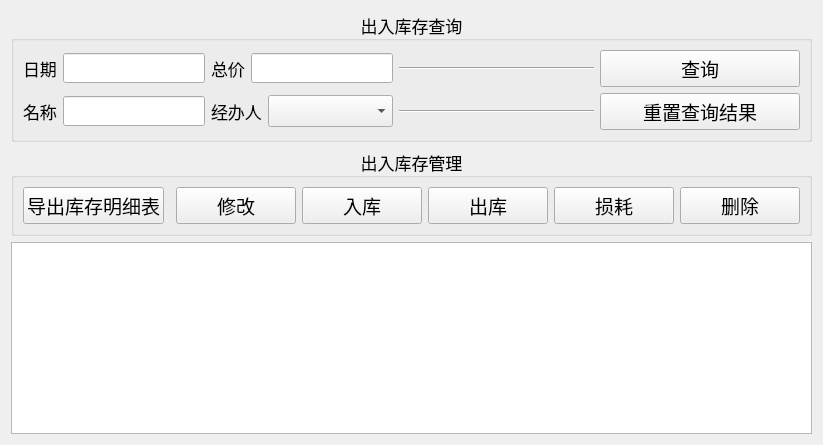
      <widget class="QWidget" name="goods">
       <layout class="QGridLayout" name="gridLayout_6">
        <item row="2" column="0">
         <widget class="QTableView" name="tableView_good">
          <property name="font">
           <font>
            <pointsize>8</pointsize>
           </font>
          </property>
          <property name="layoutDirection">
           <enum>Qt::LeftToRight</enum>
          </property>
          <attribute name="verticalHeaderVisible">
           <bool>false</bool>
          </attribute>
         </widget>
        </item>
        <item row="1" column="0">
         <widget class="QGroupBox" name="groupBox_7">
          <property name="font">
           <font>
            <family>黑体</family>
            <pointsize>13</pointsize>
            <weight>50</weight>
            <bold>false</bold>
           </font>
          </property>
          <property name="title">
           <string>出入库存管理</string>
          </property>
          <property name="alignment">
           <set>Qt::AlignCenter</set>
          </property>
          <layout class="QGridLayout" name="gridLayout_12">
           <item row="0" column="0">
            <widget class="QPushButton" name="excel_expend_3">
             <property name="font">
              <font>
               <family>楷体</family>
               <pointsize>14</pointsize>
               <weight>50</weight>
               <bold>false</bold>
              </font>
             </property>
             <property name="styleSheet">
              <string notr="true"/>
             </property>
             <property name="text">
              <string>导出库存明细表</string>
             </property>
            </widget>
           </item>
           <item row="0" column="1">
            <widget class="Line" name="line_5">
             <property name="orientation">
              <enum>Qt::Horizontal</enum>
             </property>
            </widget>
           </item>
           <item row="0" column="2">
            <layout class="QGridLayout" name="gridLayout_7">
             <item row="0" column="0">
              <widget class="QPushButton" name="add_expend_3">
               <property name="minimumSize">
                <size>
                 <width>120</width>
                 <height>0</height>
                </size>
               </property>
               <property name="font">
                <font>
                 <family>楷体</family>
                 <pointsize>14</pointsize>
                 <weight>50</weight>
                 <bold>false</bold>
                </font>
               </property>
               <property name="styleSheet">
                <string notr="true"/>
               </property>
               <property name="text">
                <string>修改</string>
               </property>
              </widget>
             </item>
             <item row="0" column="3">
              <widget class="QPushButton" name="pushButton_11">
               <property name="minimumSize">
                <size>
                 <width>120</width>
                 <height>0</height>
                </size>
               </property>
               <property name="font">
                <font>
                 <family>楷体</family>
                 <pointsize>14</pointsize>
                </font>
               </property>
               <property name="text">
                <string>损耗</string>
               </property>
              </widget>
             </item>
             <item row="0" column="2">
              <widget class="QPushButton" name="change_expend_3">
               <property name="minimumSize">
                <size>
                 <width>120</width>
                 <height>0</height>
                </size>
               </property>
               <property name="font">
                <font>
                 <family>楷体</family>
                 <pointsize>14</pointsize>
                 <weight>50</weight>
                 <bold>false</bold>
                </font>
               </property>
               <property name="styleSheet">
                <string notr="true"/>
               </property>
               <property name="text">
                <string>出库</string>
               </property>
              </widget>
             </item>
             <item row="0" column="1">
              <widget class="QPushButton" name="pushButton_3">
               <property name="minimumSize">
                <size>
                 <width>120</width>
                 <height>0</height>
                </size>
               </property>
               <property name="font">
                <font>
                 <family>楷体</family>
                 <pointsize>14</pointsize>
                </font>
               </property>
               <property name="styleSheet">
                <string notr="true"/>
               </property>
               <property name="text">
                <string>入库</string>
               </property>
              </widget>
             </item>
             <item row="0" column="4">
              <widget class="QPushButton" name="delete_good">
               <property name="minimumSize">
                <size>
                 <width>120</width>
                 <height>0</height>
                </size>
               </property>
               <property name="font">
                <font>
                 <family>楷体</family>
                 <pointsize>14</pointsize>
                </font>
               </property>
               <property name="text">
                <string>删除</string>
               </property>
              </widget>
             </item>
            </layout>
           </item>
          </layout>
         </widget>
        </item>
        <item row="0" column="0">
         <widget class="QGroupBox" name="groupBox_2">
          <property name="font">
           <font>
            <family>黑体</family>
            <pointsize>13</pointsize>
           </font>
          </property>
          <property name="title">
           <string>出入库存查询</string>
          </property>
          <property name="alignment">
           <set>Qt::AlignCenter</set>
          </property>
          <layout class="QGridLayout" name="gridLayout">
           <item row="0" column="0" colspan="2">
            <layout class="QHBoxLayout" name="horizontalLayout_3">
             <item>
              <widget class="QLabel" name="label_3">
               <property name="font">
                <font>
                 <family>楷体</family>
                 <pointsize>13</pointsize>
                </font>
               </property>
               <property name="text">
                <string>日期</string>
               </property>
              </widget>
             </item>
             <item>
              <widget class="QLineEdit" name="dateEdit_good">
               <property name="minimumSize">
                <size>
                 <width>0</width>
                 <height>26</height>
                </size>
               </property>
               <property name="maximumSize">
                <size>
                 <width>150</width>
                 <height>16777215</height>
                </size>
               </property>
               <property name="font">
                <font>
                 <family>宋体</family>
                 <pointsize>11</pointsize>
                </font>
               </property>
              </widget>
             </item>
             <item>
              <widget class="QLabel" name="label_10">
               <property name="font">
                <font>
                 <family>楷体</family>
                 <pointsize>13</pointsize>
                </font>
               </property>
               <property name="text">
                <string>总价</string>
               </property>
              </widget>
             </item>
             <item>
              <widget class="QLineEdit" name="priceEdit_good">
               <property name="maximumSize">
                <size>
                 <width>150</width>
                 <height>16777215</height>
                </size>
               </property>
               <property name="font">
                <font>
                 <family>宋体</family>
                 <pointsize>11</pointsize>
                </font>
               </property>
              </widget>
             </item>
            </layout>
           </item>
           <item row="1" column="3">
            <widget class="QPushButton" name="search_2">
             <property name="minimumSize">
              <size>
               <width>200</width>
               <height>0</height>
              </size>
             </property>
             <property name="font">
              <font>
               <family>楷体</family>
               <pointsize>14</pointsize>
              </font>
             </property>
             <property name="styleSheet">
              <string notr="true"/>
             </property>
             <property name="text">
              <string>重置查询结果</string>
             </property>
            </widget>
           </item>
           <item row="1" column="0" colspan="2">
            <layout class="QHBoxLayout" name="horizontalLayout_2">
             <item>
              <widget class="QLabel" name="label">
               <property name="font">
                <font>
                 <family>楷体</family>
                 <pointsize>13</pointsize>
                </font>
               </property>
               <property name="text">
                <string>名称</string>
               </property>
              </widget>
             </item>
             <item>
              <widget class="QLineEdit" name="nameEdit_good">
               <property name="minimumSize">
                <size>
                 <width>110</width>
                 <height>26</height>
                </size>
               </property>
               <property name="maximumSize">
                <size>
                 <width>150</width>
                 <height>16777215</height>
                </size>
               </property>
               <property name="font">
                <font>
                 <family>宋体</family>
                 <pointsize>11</pointsize>
                </font>
               </property>
              </widget>
             </item>
             <item>
              <widget class="QLabel" name="label_2">
               <property name="font">
                <font>
                 <family>楷体</family>
                 <pointsize>13</pointsize>
                </font>
               </property>
               <property name="text">
                <string>经办人</string>
               </property>
              </widget>
             </item>
             <item>
              <widget class="QComboBox" name="handler_good">
               <property name="sizePolicy">
                <sizepolicy hsizetype="Expanding" vsizetype="Fixed">
                 <horstretch>0</horstretch>
                 <verstretch>0</verstretch>
                </sizepolicy>
               </property>
               <property name="maximumSize">
                <size>
                 <width>150</width>
                 <height>16777215</height>
                </size>
               </property>
               <property name="font">
                <font>
                 <family>楷体</family>
                 <pointsize>13</pointsize>
                </font>
               </property>
               <property name="layoutDirection">
                <enum>Qt::LeftToRight</enum>
               </property>
               <item>
                <property name="text">
                 <string/>
                </property>
               </item>
               <item>
                <property name="text">
                 <string>何丽群</string>
                </property>
               </item>
               <item>
                <property name="text">
                 <string>蓝秋梅</string>
                </property>
               </item>
              </widget>
             </item>
            </layout>
           </item>
           <item row="0" column="3">
            <widget class="QPushButton" name="search">
             <property name="minimumSize">
              <size>
               <width>100</width>
               <height>0</height>
              </size>
             </property>
             <property name="font">
              <font>
               <family>楷体</family>
               <pointsize>14</pointsize>
              </font>
             </property>
             <property name="styleSheet">
              <string notr="true"/>
             </property>
             <property name="text">
              <string>查询</string>
             </property>
            </widget>
           </item>
           <item row="0" column="2">
            <widget class="Line" name="line_3">
             <property name="sizePolicy">
              <sizepolicy hsizetype="Expanding" vsizetype="Fixed">
               <horstretch>0</horstretch>
               <verstretch>0</verstretch>
              </sizepolicy>
             </property>
             <property name="orientation">
              <enum>Qt::Horizontal</enum>
             </property>
            </widget>
           </item>
           <item row="1" column="2">
            <widget class="Line" name="line_4">
             <property name="sizePolicy">
              <sizepolicy hsizetype="Preferred" vsizetype="Fixed">
               <horstretch>0</horstretch>
               <verstretch>0</verstretch>
              </sizepolicy>
             </property>
             <property name="orientation">
              <enum>Qt::Horizontal</enum>
             </property>
            </widget>
           </item>
          </layout>
         </widget>
        </item>
       </layout>
      </widget>
